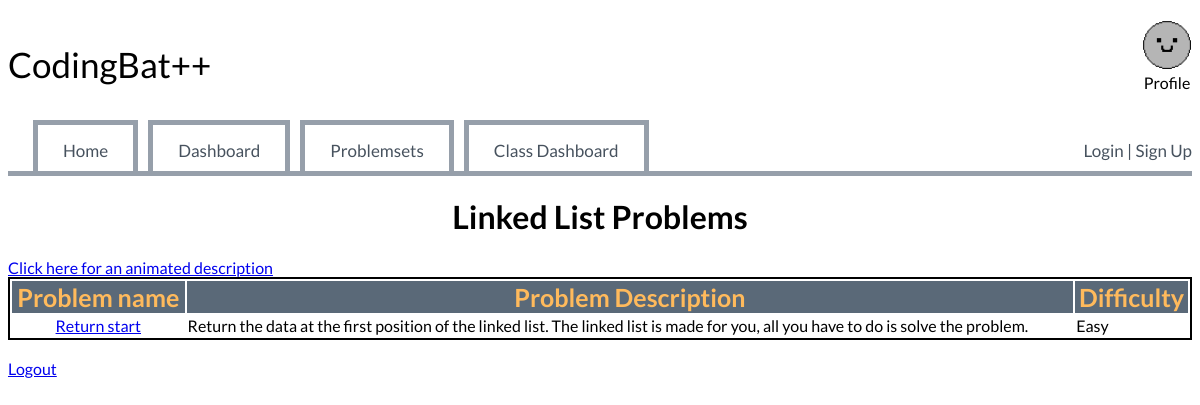
Page /problemsets/Linked List (signed in) on the committed database.
### website/models.py (models this page shows)
class ProblemCategory(db.Model):
    __tablename__ = 'problem_categories'
    id = db.Column(db.Integer, primary_key=True)
    name = db.Column(db.String(100), unique=True, nullable=False)
    description = db.Column(db.Text, nullable=True)
    problems = db.relationship('Problems', lazy=True)

class Problems(db.Model):
    id = db.Column(db.Integer, primary_key=True)
    problemName = db.Column(db.String(100), nullable=False, unique=True)
    function = db.Column(db.Text, nullable=False)
    description = db.Column(db.Text, nullable=False)
    difficulty = db.Column(db.String(80), nullable=False)
    users = db.relationship('User', secondary='user_progress', back_populates='problems', lazy='dynamic')
    user_progress = db.relationship('Progress', back_populates='problem', lazy='dynamic', cascade="all, delete-orphan")
    category_id = db.Column(db.Integer, db.ForeignKey('problem_categories.id'), nullable=False)
    category = db.relationship('ProblemCategory', backref=db.backref('problem_set', lazy=True), overlaps='problems')
    test_cases = db.relationship('TestCases', backref='problem', lazy=True, cascade="all, delete")

### website/problems.py (the view)
@problems.route("/<category_name>")
@login_required
def category_page(category_name):
    category = ProblemCategory.query.filter(ProblemCategory.name.ilike(category_name)).first_or_404()
    problems = Problems.query.filter_by(category_id=category.id).all()
    return render_template('category_page.html', category=category, problems=problems)

### website/templates/category_page.html (shortened to what this page needs)
{% extends 'base.html' %}
{% block content %}
<h1 style="display: flex; justify-content: center;">{{category.name}} Problems</h1>
<a href="/problemsets/LinkedListGIF">Click here for an animated description</a>
<div class="problems">
    <table id="problems" style="border: 2px solid black;">
        <tr id="problemHeaders">
            <th>Problem name</th>
            <th>Problem Description</th>
            <th>Difficulty</th>
        </tr>
        {% if problems %}
        {% for problem in problems %}
            <tr>
                <td style="display: flex; justify-content: center;">
                    <a href="{{url_for('problemsets_blueprint.problem_view', problem_id=problem.id, category_name=category.name)}}" class="categorymenu-item">{{problem.problemName}}</a>
                </td>
                <td >
                    {{problem.description}}
                </td>
                <td >
                    {{problem.difficulty}}
                </td>
            </tr>
        {% endfor %}
        {% else %}
            <p>No problems available.</p>
        {% endif %}
    </table>
</div>
<br>
<a id="logout" href="/logout">Logout</a>
{% endblock %}

### website/static/styles.css (style rules this page uses)
body { font-family: 'Lato'; }
tr:nth-child(odd) { background-color: #F9FAFC; }
#problems { width: 100%; }
#problemHeaders { font-size: 25px; background-color: #5A6978; color: #FFBA5C; }

### rows in the picture
ProblemCategory: name "Linked List"
Problems: problemName "Return start", description "Return the data at the first position of the linked list. The linked list is made for you, all you have to do is solve the problem.", difficulty "Easy"
